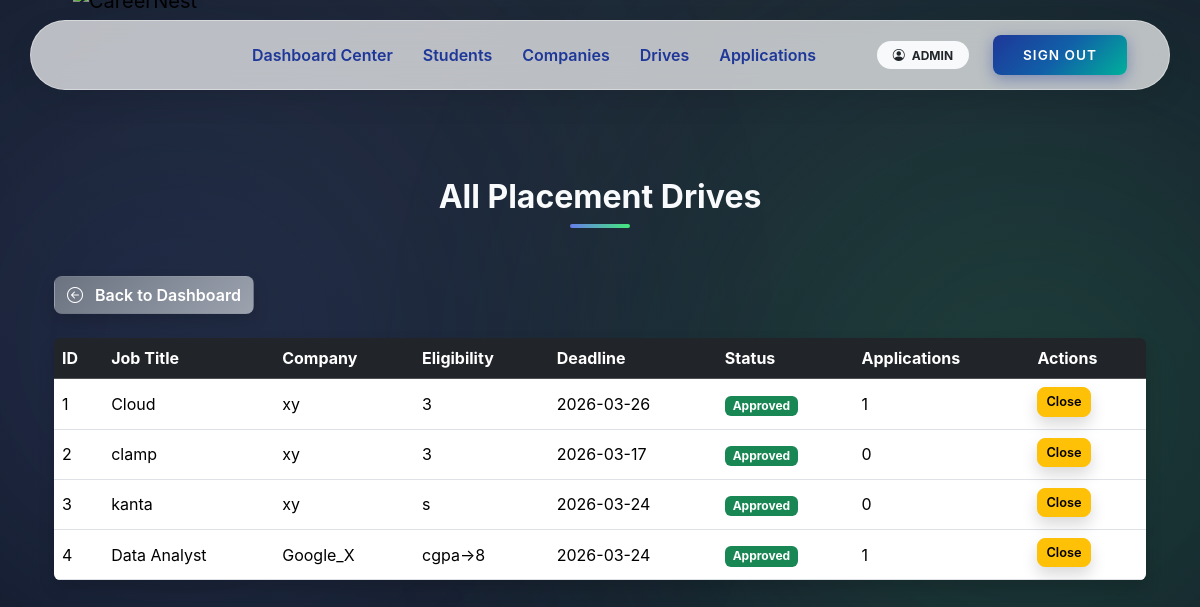
The page /admin/drives (signed in) on the database as committed earlier.
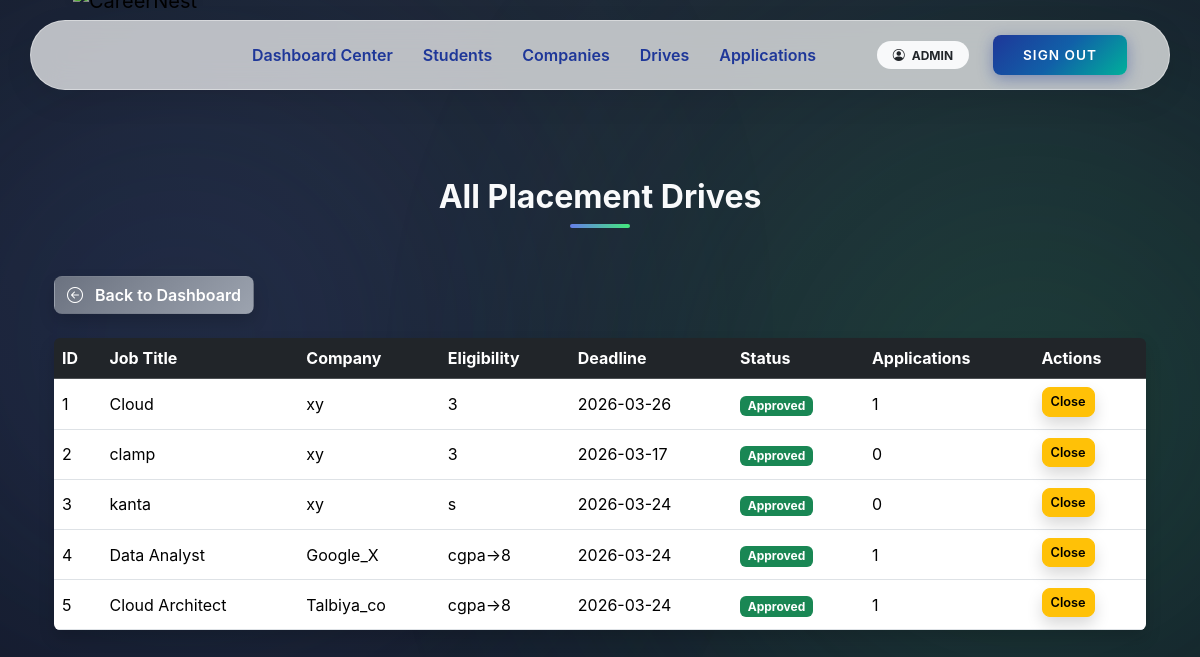
The same page on the database as committed later.
### app/models.py (models this page shows)
class PlacementDrive(db.Model):
    __tablename__ = "placement_drives"
    drive_id = db.Column(db.Integer, primary_key=True)
    company_id = db.Column(
        db.Integer,
        db.ForeignKey("companies.user_id", ondelete="CASCADE"),
        nullable=False
    )
    job_title = db.Column(db.String(150), nullable=False)
    job_description = db.Column(db.Text, nullable=False)
    eligibility = db.Column(db.String(200))
    application_deadline = db.Column(db.Date)
    status = db.Column(db.String(20), default="Pending")
    created_at = db.Column(db.DateTime, default=datetime.utcnow)
    company = db.relationship("Company", back_populates="drives")
    applications = db.relationship(
        "Application",
        back_populates="drive",
        cascade="all, delete-orphan"
    )

class Company(db.Model):
    __tablename__ = "companies"
    user_id = db.Column(
        db.Integer,
        db.ForeignKey("users.user_id", ondelete="CASCADE"),
        primary_key=True
    )
    company_name = db.Column(db.String(150), nullable=False)
    industry = db.Column(db.String(100))
    location = db.Column(db.String(200))
    website = db.Column(db.String(200))
    contact_person = db.Column(db.String(100))
    contact_phone = db.Column(db.String(20))
    description = db.Column(db.Text)
    user = db.relationship("User", back_populates="company")
    drives = db.relationship(
        "PlacementDrive",
        back_populates="company",
        cascade="all, delete-orphan"
    )

### app/admin/routes.py (the view)
@admin_bp.route('/drives')
@login_required
@role_required('admin')
def drives():
    q = request.args.get('q', '')
    query = PlacementDrive.query
    if q:
        query = query.filter(PlacementDrive.job_title.ilike(f'%{q}%'))
    drives = query.all()
    return render_template('admin/drives.html', drives=drives, q=q)

### app/utils.py (called while the page is built)
def role_required(required_role):
    def decorator(f):
        @wraps(f)
        def decorated_function(*args, **kwargs):
            if not current_user.is_authenticated:
                abort(401)
            if current_user.role != required_role:
                abort(403)
            if required_role in ["student", "company"] and not current_user.is_approved:
                abort(403)
            if current_user.is_blacklisted:
                abort(403)
            return f(*args, **kwargs)
        return decorated_function
    return decorator

### app/templates/admin/drives.html (shortened to what this page needs)
{% extends 'base.html' %}
{% block content %}
<div class="dashboard-bg">
  <div class="container position-relative">
    <h2 class="section-heading text-center mb-5">All Placement Drives</h2>
    <a href="{{ url_for('admin.dashboard') }}" class="btn btn-gradient-secondary mb-4 shadow hover-glow text-white">
      <i class="bi bi-arrow-left-circle me-2"></i> Back to Dashboard
    </a>
    {% if drives %}
    <div class="table-responsive shadow rounded">
      <table class="table table-hover align-middle mb-0 text-white">
        <thead class="table-dark">
          <tr>
            <th>ID</th>
            <th>Job Title</th>
            <th>Company</th>
            <th>Eligibility</th>
            <th>Deadline</th>
            <th>Status</th>
            <th>Applications</th>
            <th>Actions</th>
          </tr>
        </thead>
        <tbody>
          {% for drive in drives %}
          <tr>
            <td>{{ drive.drive_id }}</td>
            <td>{{ drive.job_title }}</td>
            <td>{{ drive.company.company_name if drive.company else 'N/A' }}</td>
            <td>{{ drive.eligibility or 'N/A' }}</td>
            <td>{{ drive.application_deadline.strftime('%Y-%m-%d') if drive.application_deadline else 'N/A' }}</td>
            <td>
              {% if drive.status == 'Pending' %}
                <span class="badge bg-warning">Pending</span>
              {% elif drive.status == 'Approved' %}
                <span class="badge bg-success">Approved</span>
              {% elif drive.status == 'Rejected' %}
                <span class="badge bg-danger">Rejected</span>
              {% elif drive.status == 'Closed' %}
                <span class="badge bg-secondary">Closed</span>
              {% else %}
                <span class="badge bg-dark">{{ drive.status }}</span>
              {% endif %}
            </td>
            <td>{{ drive.applications|length }}</td>
            <td>
              {% if drive.status == 'Pending' %}
              <form action="{{ url_for('admin.approve_drive', drive_id=drive.drive_id) }}" method="POST" style="display:inline;">
                <button class="btn btn-success btn-sm mb-1 shadow hover-glow">Approve</button>
              </form>
              <form action="{{ url_for('admin.reject_drive', drive_id=drive.drive_id) }}" method="POST" style="display:inline;">
                <button class="btn btn-danger btn-sm mb-1 shadow hover-glow">Reject</button>
              </form>
              {% elif drive.status == 'Approved' %}
              <form action="{{ url_for('admin.close_drive', drive_id=drive.drive_id) }}" method="POST" style="display:inline;">
                <button class="btn btn-warning btn-sm mb-1 shadow hover-glow" onclick="return confirm('Close this drive?')">Close</button>
              </form>
              {% else %}
              <span class="text-muted">Closed</span>
              {% endif %}
            </td>
          </tr>
          {% endfor %}
        </tbody>
      </table>
    </div>
    {% else %}
    <div class="alert alert-info shadow rounded">No placement drives found.</div>
    {% endif %}
  </div>
</div>
{% endblock %}

Rows that differ between the two databases and show on the page:
added PlacementDrive: drive_id "5", job_title "Cloud Architect", company "Talbiya_co", eligibility "cgpa->8", application_deadline "2026-03-24", status "Approved", applications|length "1"
